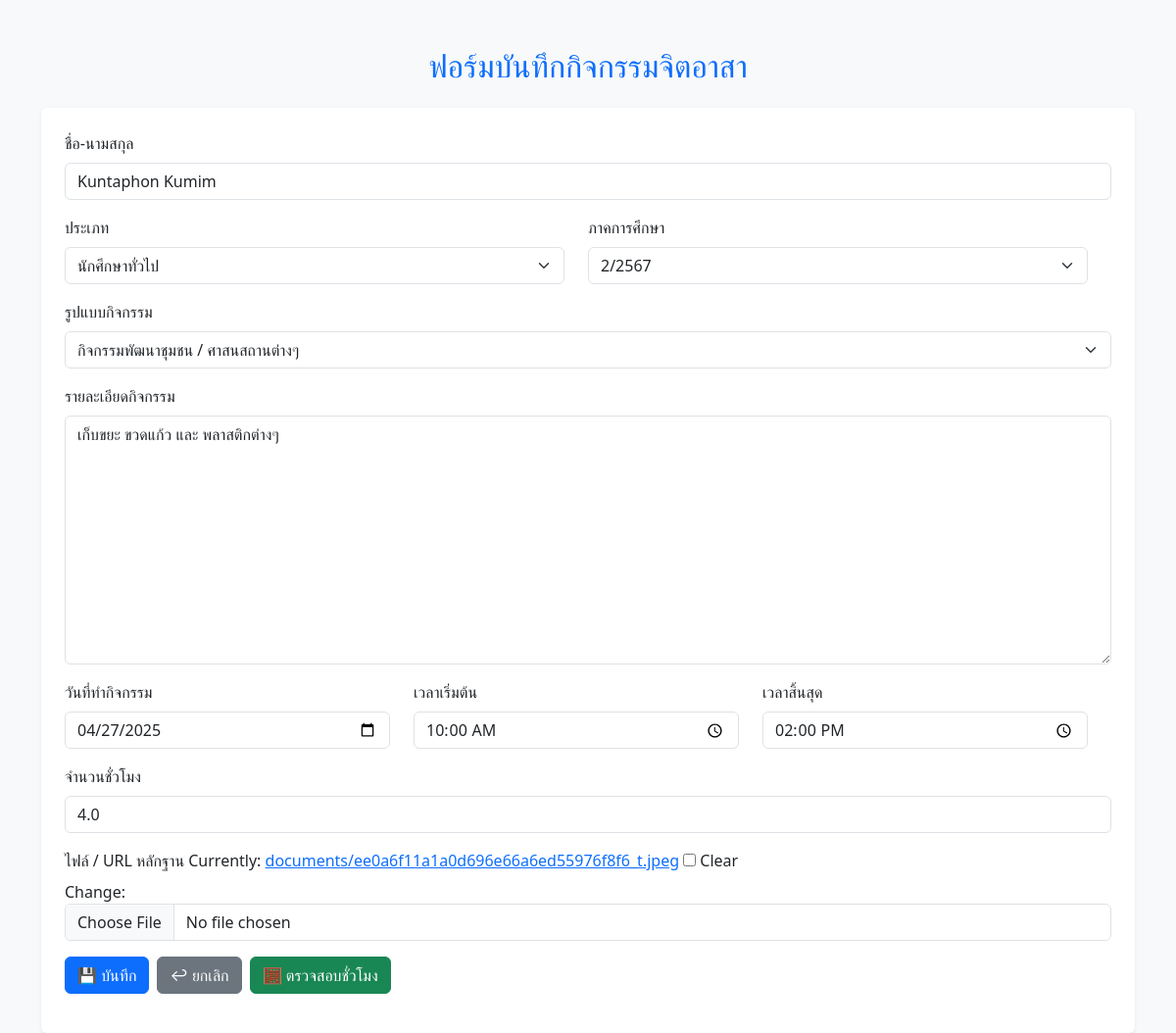
/edit/8/, run on the app's committed database.
### core/models.py (models this page shows, shortened)
class Activity(models.Model):
    CATEGORY_CHOICES = [
        ('นักศึกษาทุนผู้ยืม', 'นักศึกษาทุนผู้ยืม'),
        ('นักศึกษาทั่วไป', 'นักศึกษาทั่วไป'),
    ]
    TERM_CHOICES = [
        ('1/2567', '1/2567'),
        ('2/2567', '2/2567'),
    ]
    ACTIVITY_TYPE_CHOICES = [
        ('กิจกรรมพัฒนาชุมชน', 'กิจกรรมพัฒนาชุมชน / ศาสนสถานต่างๆ'),
        ('กิจกรรมในคณะ', 'กิจกรรมในคณะ / มหาวิทยาลัย'),
    ]
    student_name = models.CharField(max_length=100, verbose_name="ชื่อนักศึกษา", blank=True, null=True)
    category = models.CharField(max_length=50, choices=CATEGORY_CHOICES)
    term = models.CharField(max_length=10, choices=TERM_CHOICES)
    activity_type = models.CharField(max_length=100, choices=ACTIVITY_TYPE_CHOICES)
    description = models.TextField()
    date = models.DateField()
    time_start = models.TimeField()
    time_end = models.TimeField()
    hours = models.FloatField()
    document = models.FileField(upload_to='documents/', blank=True, null=True)

### core/views.py (the view)
# urls.py: path('edit/<int:pk>/', views.activity_edit, name='activity_edit'),
def activity_edit(request, pk):
    return activity_form(request, pk)

### core/forms.py
class ActivityForm(forms.ModelForm):
    class Meta:
        model = Activity
        fields = '__all__'
        widgets = {
            'date': forms.DateInput(attrs={'type': 'date'}),
            'time_start': forms.TimeInput(attrs={'type': 'time'}),
            'time_end': forms.TimeInput(attrs={'type': 'time'}),
        }

### core/views.py (called while the page is built)
def activity_form(request, pk=None):
    if pk:
        activity = get_object_or_404(Activity, pk=pk)
        form = ActivityForm(request.POST or None, request.FILES or None, instance=activity)
    else:
        form = ActivityForm(request.POST or None, request.FILES or None)
    if form.is_valid():
        form.save()
        return redirect('activity_list')
    return render(request, 'core/form.html', {'form': form})

### core/templates/core/form.html (shortened to what this page needs)
{% load widget_tweaks %}
<!DOCTYPE html>
<html lang="th">
<head>
    <link href="https://cdn.jsdelivr.net/npm/bootstrap@5.3.0/dist/css/bootstrap.min.css" rel="stylesheet">
</head>
<body class="bg-light">
<div class="container mt-5">
    <h2 class="mb-4 text-center text-primary">ฟอร์มบันทึกกิจกรรมจิตอาสา</h2>
    <form method="post" enctype="multipart/form-data" class="bg-white p-4 rounded shadow-sm">
            <div class="mb-3">
                <label for="id_student_name" class="form-label">ชื่อ-นามสกุล</label>
                {{ form.student_name|add_class:"form-control" }}
            </div>
            <div class="row mb-3">
        <div class="row mb-3">
            <div class="col-md-6">
                <label for="id_category" class="form-label">ประเภท</label>
                {{ form.category|add_class:"form-select" }}
            </div>
            <div class="col-md-6">
                <label for="id_term" class="form-label">ภาคการศึกษา</label>
                {{ form.term|add_class:"form-select" }}
            </div>
        </div>
        <div class="mb-3">
            <label for="id_activity_type" class="form-label">รูปแบบกิจกรรม</label>
            {{ form.activity_type|add_class:"form-select" }}
        </div>
        <div class="mb-3">
            <label for="id_description" class="form-label">รายละเอียดกิจกรรม</label>
            {{ form.description|add_class:"form-control" }}
        </div>
        <div class="row mb-3">
            <div class="col-md-4">
                <label for="id_date" class="form-label">วันที่ทำกิจกรรม</label>
                {{ form.date|add_class:"form-control" }}
            </div>
            <div class="col-md-4">
                <label for="id_time_start" class="form-label">เวลาเริ่มต้น</label>
                {{ form.time_start|add_class:"form-control" }}
            </div>
            <div class="col-md-4">
                <label for="id_time_end" class="form-label">เวลาสิ้นสุด</label>
                {{ form.time_end|add_class:"form-control" }}
            </div>
        </div>
        <div class="mb-3">
            <label for="id_hours" class="form-label">จำนวนชั่วโมง</label>
            {{ form.hours|add_class:"form-control" }}
        </div>
        <div class="mb-3">
            <label for="id_document" class="form-label">ไฟล์ / URL หลักฐาน</label>
            {{ form.document|add_class:"form-control" }}
        </div>
        <div class="d-flex gap-2">
            <button type="submit" class="btn btn-primary">💾 บันทึก</button>
            <a href="{% url 'activity_list' %}" class="btn btn-secondary">↩ ยกเลิก</a>
            <button type="button" class="btn btn-success" onclick="calculateHours()">🧮 ตรวจสอบชั่วโมง</button>
        </div>
    </form>
</div>
</body>
</html>

### data on the page
Activity: student_name "Kuntaphon Kumim", category "นักศึกษาทั่วไป", term "2/2567", activity_type "กิจกรรมพัฒนาชุมชน / ศาสนสถานต่างๆ", description "เก็บขยะ ขวดแก้ว และ พลาสติกต่างๆ", date "04/27/2025", time_start "10:00:00", time_end "14:00:00", hours "4.0"
